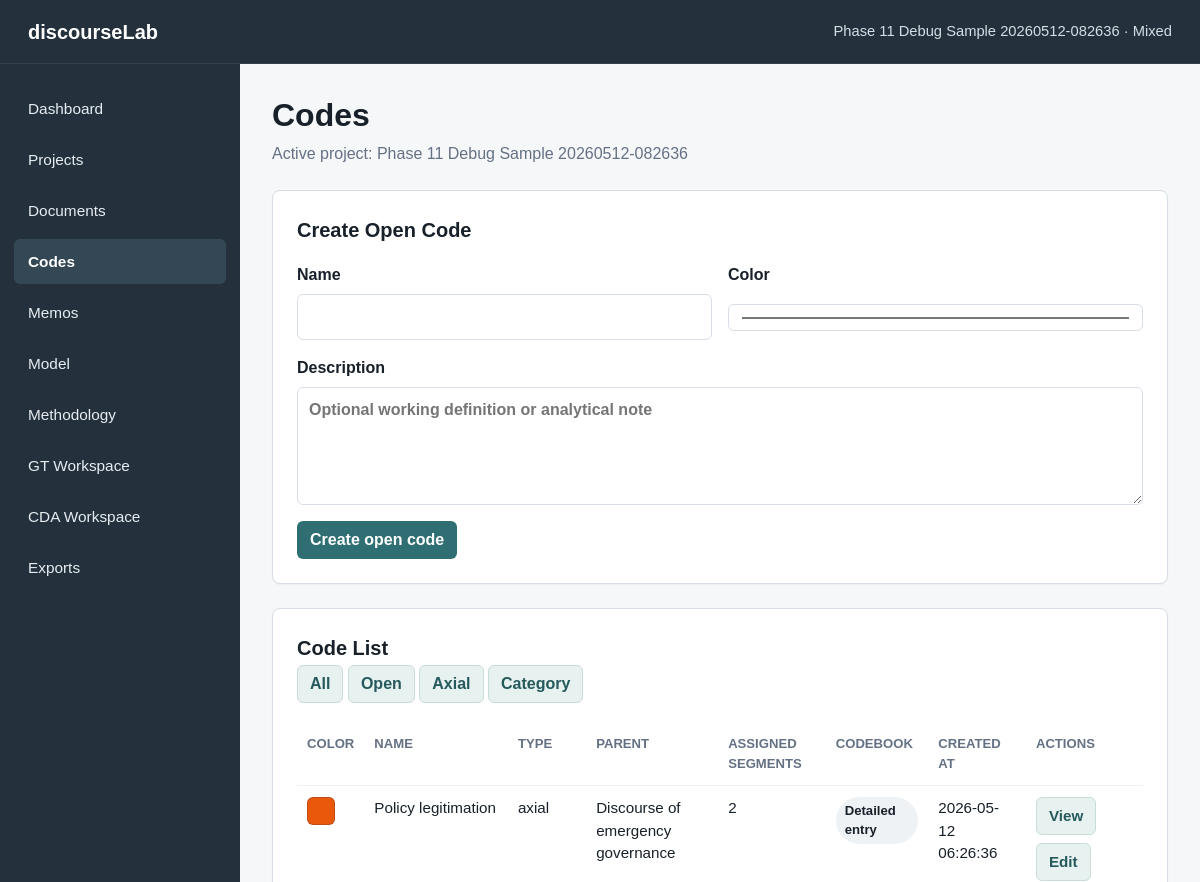
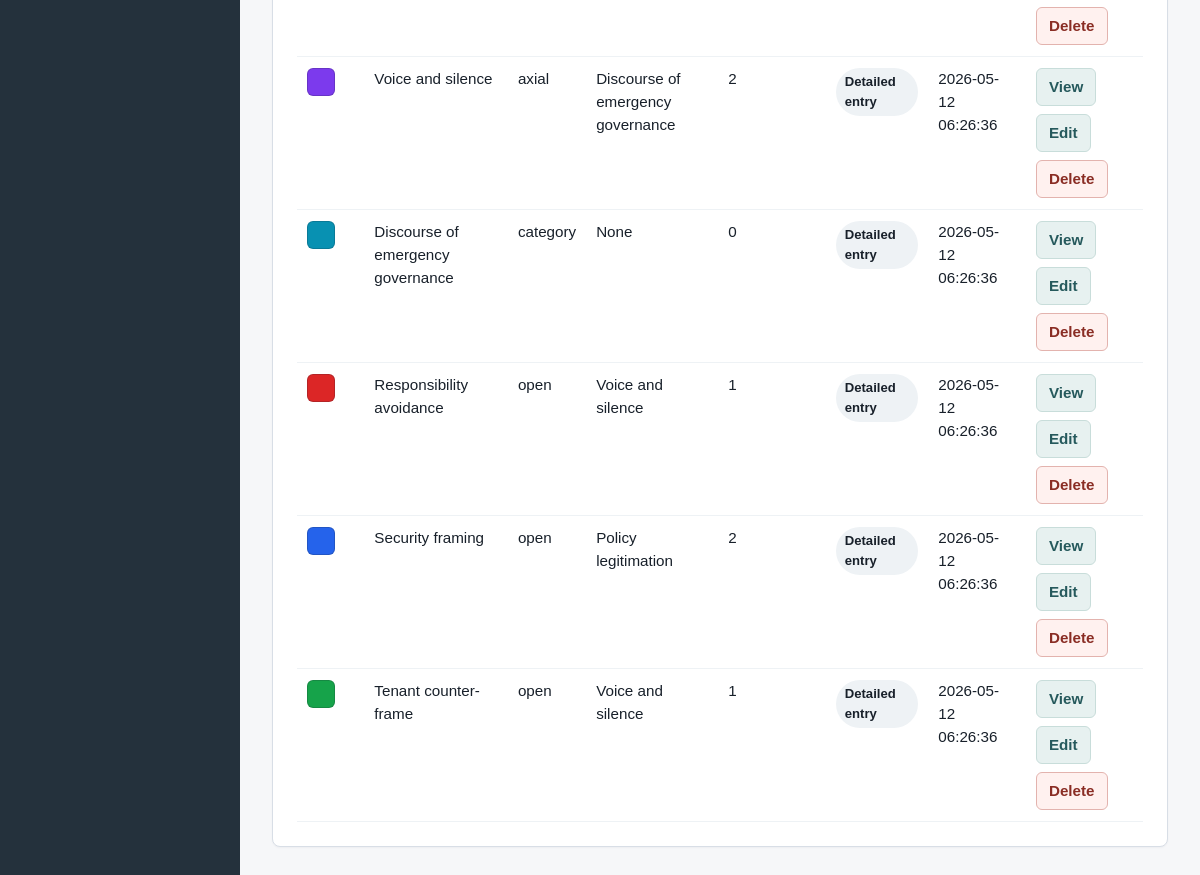
The page /codes on the database as committed earlier (2 pictures, top to bottom).
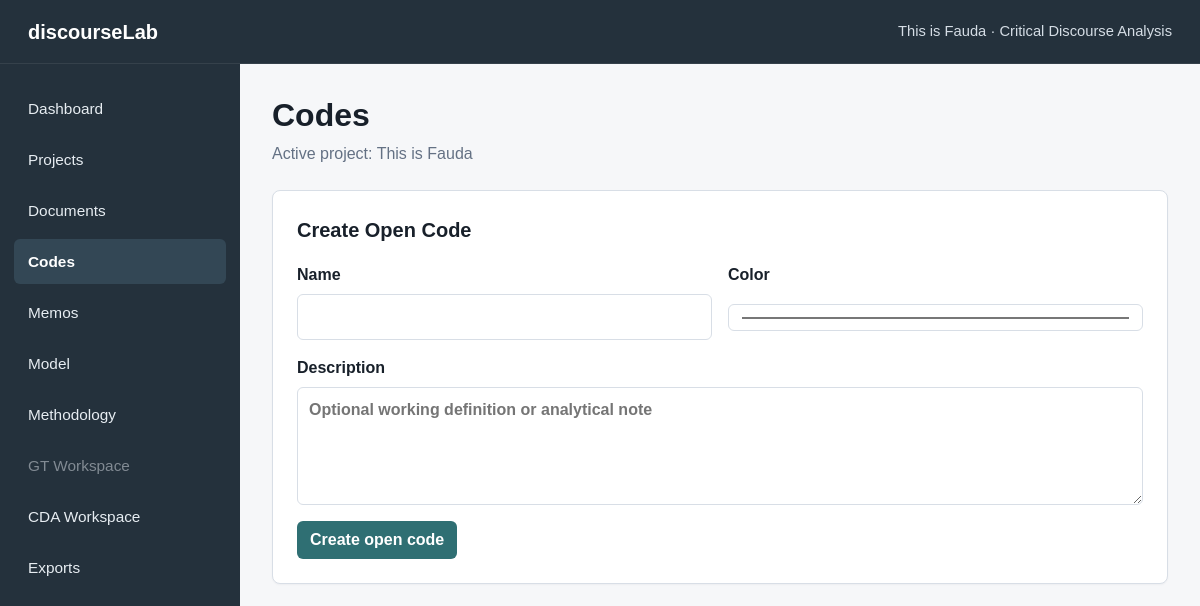
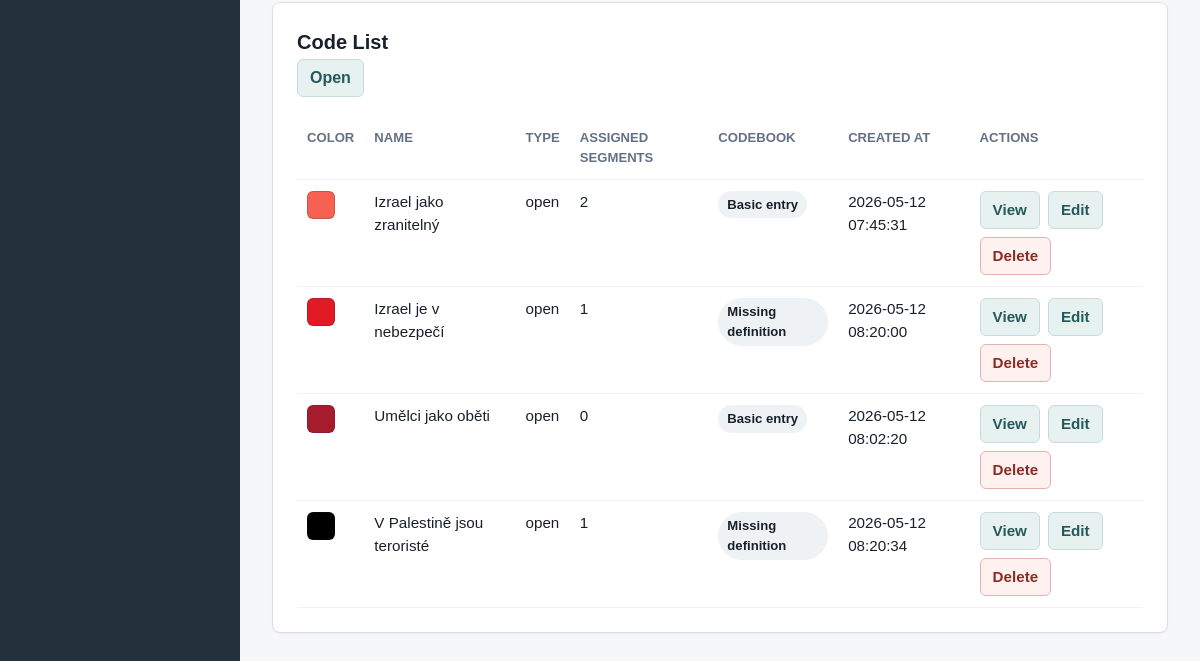
The same page on the database as committed later (2 pictures, top to bottom).
### tables this page shows
CREATE TABLE projects (
    id INTEGER PRIMARY KEY AUTOINCREMENT,
    name TEXT NOT NULL,
    description TEXT,
    created_at TEXT NOT NULL DEFAULT CURRENT_TIMESTAMP,
    updated_at TEXT NOT NULL DEFAULT CURRENT_TIMESTAMP
, methodology_mode TEXT NOT NULL DEFAULT 'mixed', status TEXT NOT NULL DEFAULT 'active', last_opened_at TEXT, research_goal TEXT, principal_investigator TEXT);

CREATE TABLE codes (
    id INTEGER PRIMARY KEY AUTOINCREMENT,
    project_id INTEGER NOT NULL,
    name TEXT NOT NULL,
    description TEXT,
    code_type TEXT NOT NULL DEFAULT 'open',
    color TEXT NOT NULL DEFAULT '#2563eb',
    parent_id INTEGER,
    definition TEXT,
    include_when TEXT,
    exclude_when TEXT,
    example TEXT,
    analytical_note TEXT,
    created_at TEXT NOT NULL DEFAULT CURRENT_TIMESTAMP,
    updated_at TEXT NOT NULL DEFAULT CURRENT_TIMESTAMP, gt_conditions TEXT, gt_context TEXT, gt_actions_interactions TEXT, gt_consequences TEXT, gt_properties TEXT, gt_dimensions TEXT, gt_theoretical_note TEXT,
    FOREIGN KEY (project_id) REFERENCES projects (id) ON DELETE CASCADE,
    FOREIGN KEY (parent_id) REFERENCES codes (id) ON DELETE SET NULL
);

### app.py (the view)
    @app.route("/codes")
    def codes():
        active_project = get_active_project()
        code_type_filter = request.args.get("code_type", "all").strip()
        if not project_supports_gt(active_project):
            code_type_filter = "open"
        codes_rows = get_codes_for_project(active_project["id"], code_type_filter)
        return render_template(
            "codes.html",
            title="Codes",
            active_page="codes",
            active_project=active_project,
            codes=codes_rows,
            code_type_filter=code_type_filter,
            default_code_color=DEFAULT_CODE_COLOR,
            supports_gt=project_supports_gt(active_project),
        )

### app.py (called while the page is built)
def get_db() -> sqlite3.Connection:
    if "db" not in g:
        g.db = sqlite3.connect(DATABASE)
        g.db.row_factory = sqlite3.Row
        g.db.execute("PRAGMA foreign_keys = ON")
    return g.db

def query_one(sql: str, params: tuple = ()) -> sqlite3.Row | None:
    return get_db().execute(sql, params).fetchone()

def query_all(sql: str, params: tuple = ()) -> list[sqlite3.Row]:
    return get_db().execute(sql, params).fetchall()

def get_project(project_id: int) -> sqlite3.Row | None:
    return query_one(
        """
        SELECT id, name, description, methodology_mode, status, last_opened_at,
               research_goal, principal_investigator, created_at, updated_at
        FROM projects
        WHERE id = ? AND status != 'deleted'
        """,
        (project_id,),
    )

def project_supports_gt(project: sqlite3.Row | dict) -> bool:
    return project["methodology_mode"] in {"gt", "mixed"}

def project_supports_cda(project: sqlite3.Row | dict) -> bool:
    return project["methodology_mode"] in {"cda", "mixed"}

### templates/codes.html
{% extends "base.html" %}
{% block content %}
<section class="page-header">
    <h1>Codes</h1>
    <p>Active project: {{ active_project.name }}</p>
</section>
<section class="info-panel import-panel">
    <h2>Create Open Code</h2>
    <form class="document-form" action="{{ url_for('create_code') }}" method="post">
        <div class="form-grid">
            <label>
                <span>Name</span>
                <input type="text" name="name" required>
            </label>
            <label>
                <span>Color</span>
                <input type="color" name="color" value="{{ default_code_color }}">
            </label>
        </div>
        <label>
            <span>Description</span>
            <textarea name="description" rows="4" placeholder="Optional working definition or analytical note"></textarea>
        </label>
        <button type="submit" class="button-primary">Create open code</button>
    </form>
</section>
<section class="info-panel">
    <h2>Code List</h2>
    <div class="detail-actions">
        {% set filters = [("all", "All"), ("open", "Open"), ("axial", "Axial"), ("category", "Category")] if supports_gt else [("open", "Open")] %}
        {% for value, label in filters %}
            <a class="button-secondary" href="{{ url_for('codes', code_type=value) }}">{{ label }}</a>
        {% endfor %}
    </div>
    {% if codes %}
        <div class="table-wrap">
            <table class="data-table">
                <thead>
                    <tr>
                        <th>Color</th>
                        <th>Name</th>
                        <th>Type</th>
                        {% if supports_gt %}<th>Parent</th>{% endif %}
                        <th>Assigned segments</th>
                        <th>Codebook</th>
                        <th>Created at</th>
                        <th>Actions</th>
                    </tr>
                </thead>
                <tbody>
                    {% for code in codes %}
                        <tr>
                            <td><span class="color-swatch" style="background: {{ code.color }}"></span></td>
                            <td>{{ code.name }}</td>
                            <td>{{ code.code_type }}</td>
                            {% if supports_gt %}<td>{{ code.parent_name or "None" }}</td>{% endif %}
                            <td>{{ code.assigned_segment_count }}</td>
                            <td><span class="status-badge">{{ code.completeness }}</span></td>
                            <td>{{ code.created_at }}</td>
                            <td class="actions-cell">
                                <a class="button-secondary" href="{{ url_for('code_detail', code_id=code.id) }}">View</a>
                                {% if code.code_type in ["axial", "category"] and supports_gt %}
                                    <a class="button-secondary" href="{{ url_for('edit_gt_code', code_id=code.id) }}">Edit</a>
                                {% else %}
                                    <a class="button-secondary" href="{{ url_for('edit_code', code_id=code.id) }}">Edit</a>
                                {% endif %}
                                <form class="confirm-delete" data-confirm="Delete this code? Its assignments to segments will be removed." action="{{ url_for('delete_code', code_id=code.id) }}" method="post">
                                    <button type="submit" class="button-danger">Delete</button>
                                </form>
                            </td>
                        </tr>
                    {% endfor %}
                </tbody>
            </table>
        </div>
    {% else %}
        <p>No open codes created yet.</p>
    {% endif %}
</section>
{% endblock %}

### templates/base.html (shortened to what this page needs)
<!doctype html>
<html lang="en">
<head>
    <link rel="stylesheet" href="{{ url_for('static', filename='style.css') }}">
</head>
<body>
    <div class="app-shell">
        <header class="topbar">
            <div class="app-name">discourseLab</div>
            <div class="app-context">
                {{ active_project.name if active_project else "No active project" }}
                {% if active_project %}· {{ methodology_mode_labels[active_project.methodology_mode] }}{% endif %}
            </div>
        </header>
        <aside class="sidebar" aria-label="Main navigation">
            <nav class="sidebar-nav">
                <a href="{{ url_for('dashboard') }}" class="{{ 'active' if active_page == 'dashboard' else '' }}">Dashboard</a>
                <a href="{{ url_for('projects') }}" class="{{ 'active' if active_page == 'projects' else '' }}">Projects</a>
                <a href="{{ url_for('documents') }}" class="{{ 'active' if active_page == 'documents' else '' }}">Documents</a>
                <a href="{{ url_for('codes') }}" class="{{ 'active' if active_page == 'codes' else '' }}">Codes</a>
                <a href="{{ url_for('memos') }}" class="{{ 'active' if active_page == 'memos' else '' }}">Memos</a>
                <a href="{{ url_for('model_builder') }}" class="{{ 'active' if active_page == 'model' else '' }}">Model</a>
                <a href="{{ url_for('methodology') }}" class="{{ 'active' if active_page == 'methodology' else '' }}">Methodology</a>
                {% if supports_gt %}
                    <a href="{{ url_for('gt_workspace') }}" class="{{ 'active' if active_page == 'gt' else '' }}">GT Workspace</a>
                {% else %}
                    <span class="nav-disabled">GT Workspace</span>
                {% endif %}
                {% if supports_cda %}
                    <a href="{{ url_for('cda_workspace') }}" class="{{ 'active' if active_page == 'cda' else '' }}">CDA Workspace</a>
                {% else %}
                    <span class="nav-disabled">CDA Workspace</span>
                {% endif %}
                <a href="{{ url_for('exports') }}" class="{{ 'active' if active_page == 'exports' else '' }}">Exports</a>
            </nav>
        </aside>
        <main class="content">
            {% block content %}{% endblock %}
        </main>
    </div>
</body>
</html>

Rows that differ between the two databases and show on the page:
no longer on this page (row unchanged): projects: name "Phase 11 Debug Sample 20260512-082636", methodology_mode "Mixed"
no longer on this page (row unchanged): codes: name "Policy legitimation", code_type "axial", parent_name "Discourse of emergency governance", assigned_segment_count "2", completeness "Detailed entry", created_at "2026-05-12 06:26:36"
no longer on this page (row unchanged): codes: name "Voice and silence", code_type "axial", parent_name "Discourse of emergency governance", assigned_segment_count "2", completeness "Detailed entry", created_at "2026-05-12 06:26:36"
no longer on this page (row unchanged): codes: name "Discourse of emergency governance", code_type "category", parent_name "None", assigned_segment_count "0", completeness "Detailed entry", created_at "2026-05-12 06:26:36"
no longer on this page (row unchanged): codes: name "Responsibility avoidance", code_type "open", parent_name "Voice and silence", assigned_segment_count "1", completeness "Detailed entry", created_at "2026-05-12 06:26:36"
no longer on this page (row unchanged): codes: name "Security framing", code_type "open", parent_name "Policy legitimation", assigned_segment_count "2", completeness "Detailed entry", created_at "2026-05-12 06:26:36"
no longer on this page (row unchanged): codes: name "Tenant counter-frame", code_type "open", parent_name "Voice and silence", assigned_segment_count "1", completeness "Detailed entry", created_at "2026-05-12 06:26:36"
added projects: name "This is Fauda", methodology_mode "Critical Discourse Analysis"
added codes: name "Izrael jako zranitelný", code_type "open", assigned_segment_count "2", completeness "Basic entry", created_at "2026-05-12 07:45:31"
added codes: name "Izrael je v nebezpečí", code_type "open", assigned_segment_count "1", completeness "Missing definition", created_at "2026-05-12 08:20:00"
added codes: name "Umělci jako oběti", code_type "open", assigned_segment_count "0", completeness "Basic entry", created_at "2026-05-12 08:02:20"
added codes: name "V Palestině jsou teroristé", code_type "open", assigned_segment_count "1", completeness "Missing definition", created_at "2026-05-12 08:20:34"
Other text that changed with them:
text no longer shown: "PARENT"
list line gone: "All"
list line gone: "Axial"
list line gone: "Category"
